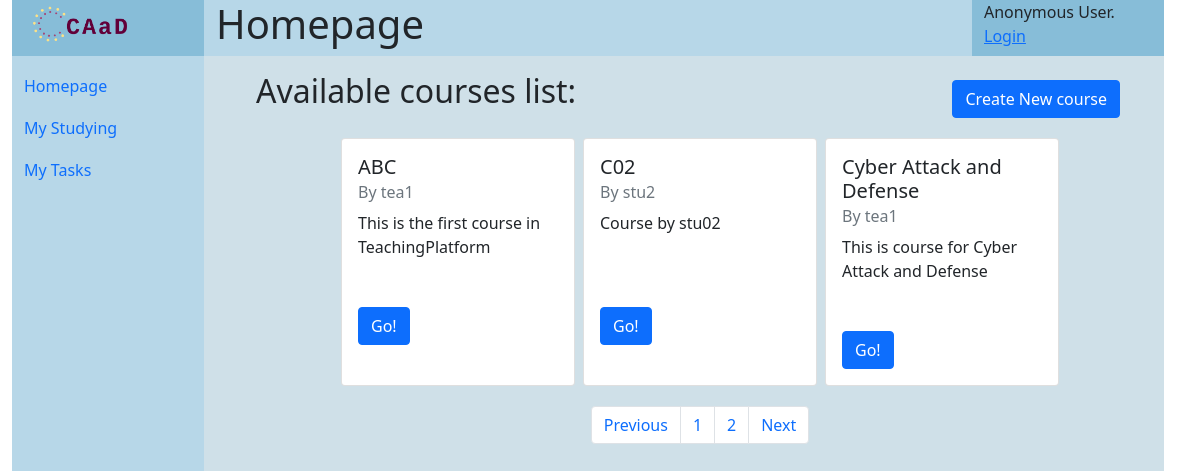
The page / on the database its author committed.
### courses/models.py (models this page shows, shortened)
class Course(models.Model):
    name = models.CharField('course name', max_length=32)
    password = models.CharField('joining password', max_length=8)
    description = models.CharField('description', max_length=512)
    is_open = models.BooleanField("Is open to all", default=True)
    create_date = models.DateTimeField('date created up', default=now())
    creator = models.ForeignKey(User, on_delete=models.CASCADE)

### courses/views.py (the view)
# urls.py: path('', views.IndexListView.as_view(), name='index'),
class IndexListView(ListView):
    queryset = Course.objects.order_by('name').filter(is_open=True).all()
    paginate_by = 3
    context_object_name = "course_list"
    template_name = "courses/index.html"
    def get_context_data(self, **kwargs):
        context = super().get_context_data(**kwargs)
        context["title"] = "Homepage"
        return context

### templates/courses/index.html
{% extends 'generics/base.html' %}
{% block content %}
<div class="list_courses m-3">
    <div class="container-fluid row">
        <h2 class="col-7">Available courses list:</h2>
        <div class="create_course col-5 d-flex justify-content-end align-items-end ">
            <a href="{% url "courses:course_create" %}" class="btn btn-primary text-wrap">
                Create New course
            </a>
        </div>
    </div>
    <div class="row">
        {% if course_list %}
            <div class="d-flex justify-content-center mt-3">
                {% for course in course_list %}
                <div class="card col-3 m-1">
                <div class="card-body">
                    <h5 class="card-title">{{ course.name }}</h5>
                    <h6 class="card-subtitle mb-2 text-muted">By {{ course.creator.username }}</h6>
                    <p class="card-text" style="height: 5rem;">{{ course.description }}</p>
                    <a href="{% url 'courses:course_homepage' course.pk %}" class="btn btn-primary">Go!</a>
                </div>
                </div>
            {% endfor %}
            </div>
        {% else %}
        <h3 class="d-flex justify-content-evenly mt-5">No courses are available for {{ title }}</h3>
        {% endif %}
    </div>
    {% if page_obj %}
    <nav aria-label="Page navigation example">
    <ul class="pagination d-flex justify-content-center m-3">
        {% if page_obj.has_previous %}
            <li class="page-item"><a class="page-link" href="?page={{ page_obj.previous_page_number }}">Previous</a></li>
            {% else %}
            <li class="page-item"><a class="page-link disabled" href="#" disabled>Previous</a></li>
        {% endif %}
        {% for object in page_obj.paginator.page_range %}
            <li class="page-item">
                <a class="page-link" href="?page={{ forloop.counter }}">{{ forloop.counter }}</a>
            </li>
        {% endfor %}
        {% if page_obj.has_next %}
            <li class="page-item"><a class="page-link" href="?page={{ page_obj.next_page_number }}">Next</a></li>
            {% else %}
            <li class="page-item"><a class="page-link disabled" href="#" disabled>Next</a></li>
        {% endif %}
    </ul>
    </nav>
    {% endif %}
</div>
{% endblock content %}

### rows shown on the page
Course: name "ABC", creator.username "tea1", description "This is the first course in TeachingPlatform"
Course: name "C02", creator.username "stu2", description "Course by stu02"
Course: name "Cyber Attack and Defense", creator.username "tea1", description "This is course for Cyber Attack and Defense"
